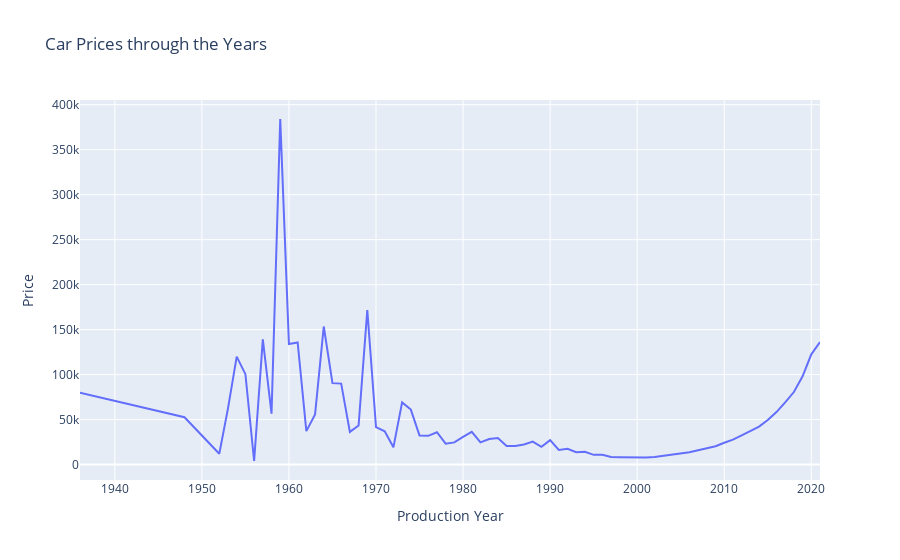

The cell this chart's notebook holds for it:
### Code cell
# Visualizing the average of car prices through different years, graph shows a decay in the prices of cars over the years since 1948 which was the peak of cars' prices.
fig = px.line(df1, x="Production_year", y="Price", title='Car Prices through the Years')
fig.update_xaxes(title_text = "Production Year")
fig.show()

### Figure 1 — Plotly figure (JSON) as saved in the notebook; plotly's stock layout.template omitted (floating-point values rounded to 4 significant figures)
{"data": [{"hovertemplate": "Production_year=%{x}<br>Price=%{y}<extra></extra>", "legendgroup": "", "line": {"color": "#636efa", "dash": "solid"}, "marker": {"symbol": "circle"}, "mode": "lines", "name": "", "orientation": "v", "showlegend": false, "type": "scatter", "x": [1936, 1948, 1952, 1953, 1954, 1955, 1956, 1957, 1958, 1959, 1960, 1961, 1962, 1963, 1964, 1965, 1966, 1967, 1968, 1969, 1970, 1971, 1972, 1973, 1974, 1975, 1976, 1977, 1978, 1979, 1980, 1981, 1982, 1983, 1984, 1985, 1986, 1987, 1988, 1989, 1990, 1991, 1992, 1993, 1994, 1995, 1996, 1997, 1998, 1999, 2000, 2001, 2002, 2003, 2004, 2005, 2006, 2007, 2008, 2009, 2010, 2011, 2012, 2013, 2014, 2015, 2016, 2017, 2018, 2019, 2020, 2021], "xaxis": "x", "y": [79900, 52667, 12000, 62500, 120000, 100500, 4000, 139162, 56633, 384100, 133982, 135782, 37229, 55807, 153476, 90544, 90033, 36366, 43408, 171860, 41580, 37064, 19180, 69171, 61166, 32310, 31957, 35950, 23253, 24709, 30910, 36484, 24671, 28367, 29570, 20657, 20654, 22382, 25481, 19733, 27212, 16362, 17526, 13810, 14228, 10838, 10952, 8431, 8295, 7905, 7675, 7909, 8331, 9529, 10737, 12155, 13718, 15879, 18214, 20375, 24312, 27675, 32513, 37059, 42201, 49464, 58357, 69166, 80663, 98134, 122585, 136102], "yaxis": "y"}], "layout": {"legend": {"tracegroupgap": 0}, "title": {"text": "Car Prices through the Years"}, "xaxis": {"anchor": "y", "domain": [0, 1], "title": {"text": "Production Year"}}, "yaxis": {"anchor": "x", "domain": [0, 1], "title": {"text": "Price"}}}}
